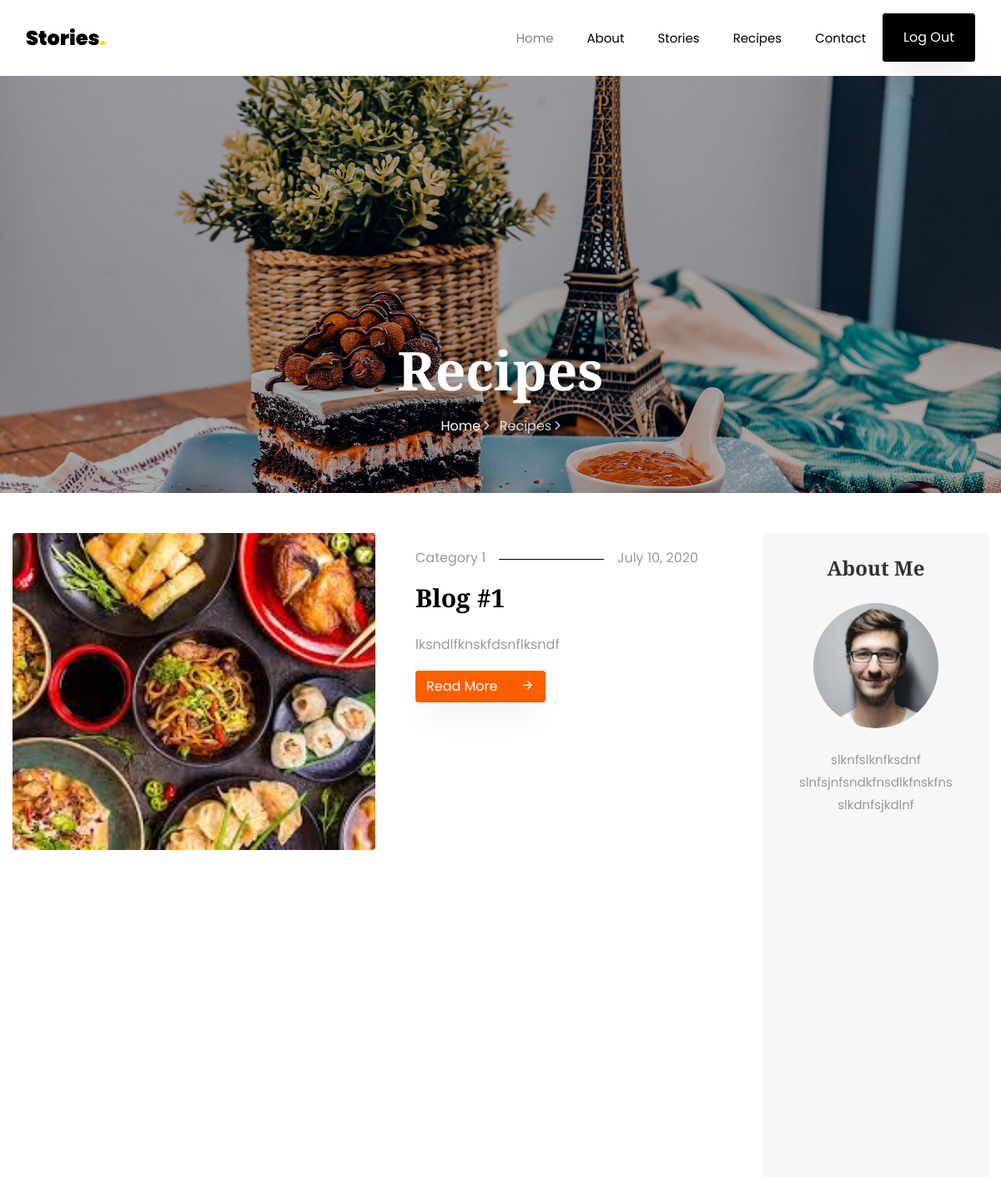
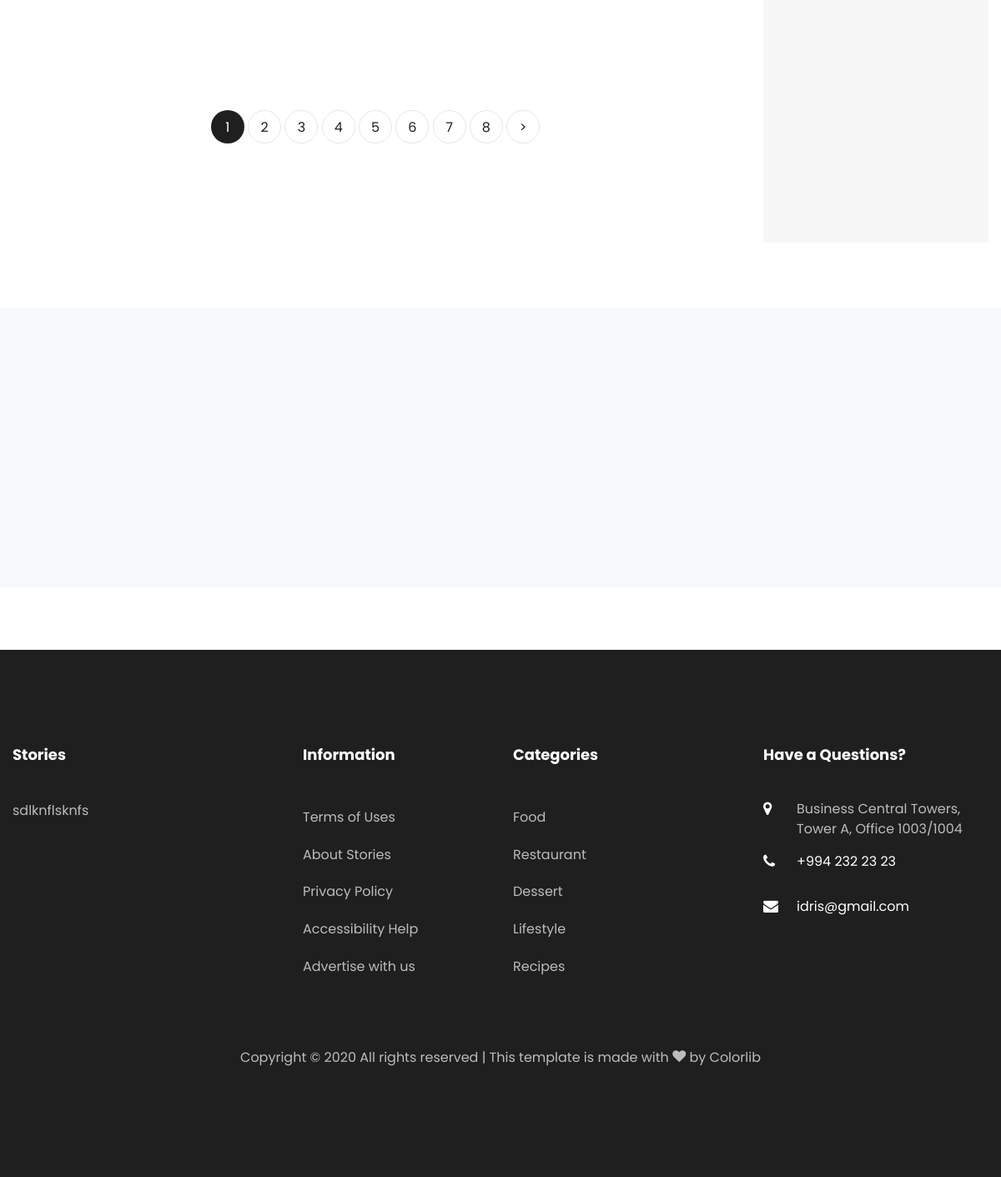
Page /recipes/ (signed in) on the committed database (2 pictures, top to bottom).
### stories/models.py (models this page shows, shortened)
class Recipe(models.Model):
    tags = models.ManyToManyField(Tag, related_name='recipes')
    category = models.ForeignKey(Category, on_delete=models.CASCADE)
    author = models.ForeignKey(User, on_delete=models.CASCADE)
    title = models.CharField(max_length=255)
    image = models.ImageField(upload_to='recipes/')
    short_description = models.TextField(max_length=1000, help_text="bu reseptler siyahisinda cixacaq metindir")
    long_description = RichTextField(null=True, blank=True)
    min_read_time = models.PositiveIntegerField("Min read time", editable=False)
    is_published = models.BooleanField(default=True)
    created_at = models.DateTimeField(auto_now_add=True)
    updated_at = models.DateTimeField(auto_now=True)
    class Meta:
        db_table = "recipes"
        verbose_name = "Resept"
        verbose_name_plural = "Reseptlər"
        ordering = 'created_at',

class Category(models.Model):
    title = models.CharField('Title', max_length=50)
    image = models.ImageField('Şəkil', upload_to="categories/")
    created_at = models.DateTimeField(auto_now_add=True)
    updated_at = models.DateTimeField(auto_now=True)
    class Meta:
        verbose_name = 'Kateqoriya'
        verbose_name_plural = 'Kateqoriyalar'

class About(models.Model):
    title = models.CharField('Title', max_length=50)
    phone_number = models.CharField('Phone Number', max_length=20)
    location = models.CharField('Location', max_length=50)
    email = models.EmailField('Email', max_length=30)
    description = models.TextField('Description')
    daily_visitors = models.PositiveIntegerField('Daile Visitors',)
    facebook_page_url = models.URLField('Facebook page url')
    instagram_page_url = models.URLField('Instagram page url')
    twitter_page_url = models.URLField('Twitter page url')
    class Meta:
        verbose_name = 'About Site Information'
        verbose_name_plural = 'About Site Informations'

### accounts/models.py (models this page shows, shortened)
class User(AbstractUser):
    image = models.ImageField('Image', upload_to='user_images', null=True, blank=True)
    bio = models.TextField('Bio', null=True, blank=True)

### stories/views.py (the view)
# urls.py: path('recipes/', RecipeList.as_view(), name="recipes"),
class RecipeList(ListView):
    model = Recipe
    template_name = 'recipes.html'
    context_object_name = 'recipes'
    paginate_by = 2

### stories/templatetags/custom_tags.py (called while the page is built)
@register.simple_tag
def get_about_info():
    return About.objects.last()

@register.simple_tag
def get_subscriber_form():
    return SubscriberForm()

### stories/templates/recipes.html (shortened to what this page needs)
{% extends 'base.html' %}
{% load static %}
{% block content %}
<section class="hero-wrap hero-wrap-2" style="background-image: url({% static 'images/bg_4.jpg' %});">
    <div class="overlay"></div>
    <div class="container">
        <div class="row no-gutters slider-text align-items-end justify-content-center">
            <div class="col-md-9 ftco-animate pb-5 text-center">
                <h1 class="mb-3 bread">Recipes</h1>
                <p class="breadcrumbs"><span class="mr-2"><a href="index.html">Home <i
                        class="ion-ios-arrow-forward"></i></a></span> <span>Recipes <i
                        class="ion-ios-arrow-forward"></i></span></p>
            </div>
        </div>
    </div>
</section>
<section class="ftco-section">
    <div class="container">
        <div class="row">
            <div class="col-lg-9">
                <div class="row">
                    {% for recipe in recipes %}
                    <div class="col-md-6 col-lg-12 ftco-animate">
                        <div class="blog-entry d-lg-flex">
                            <div class="half">
                                <a href="{% url 'recipe-detail' recipe.id %}" class="img d-flex align-items-end"
                                   style="background-image: url('{{ recipe.image.url }}');">
                                </a>
                            </div>
                            <div class="text px-md-4 px-lg-5 half pt-3">
                                <p class="meta d-flex"><span class="pr-3">{{ recipe.category.title }}</span><span class="ml-auto pl-3">{{recipe.created_at|date:"F d, Y"}}</span>
                                </p>
                                <h3><a href="{% url 'recipe-detail' recipe.id %}">{{ recipe.title }}</a></h3>
                                <p>{{ recipe.short_description }}
                                </p>
                                <p class="mb-0"><a href="{% url 'recipe-detail' recipe.id %}" class="btn btn-primary">Read More <span
                                        class="icon-arrow_forward ml-4"></span></a></p>
                            </div>
                        </div>
                    </div>
                    {% endfor %}
                </div>
                <div class="row mt-5">
                    <div class="col text-center">
                        <div class="block-27">
                            <ul>
                                {% for i in page_obj.paginator.page_range %}
                                    {% if i == page_obj.number %}
                                        <li class="active"><span>{{i}}</span></li>
                                    {% else %}
                                        <li><a href="?page={{i}}">{{i}}</a></li>
                                    {% endif %}
                                {% endfor %}
                                {% if page_obj.has_next %}
                                    <li><a href="?page={{ page_obj.next_page_number }}">&gt;</a></li>
                                {% endif %}
                            </ul>
                        </div>
                    </div>
                </div>
            </div>
            <div class="col-lg-3">
                <div class="sidebar-wrap">
                    {% if request.user.is_authenticated %}
                        {% include 'includes/user_bio.html' %}
                    {% endif %}
                </div>
            </div>
        </div>
    </div>
</section>
{% endblock %}

### stories/templates/includes/user_bio.html
{% load static %}
<div class="sidebar-box p-4 about text-center ftco-animate">
    <h2 class="heading mb-4">About Me</h2>
    <img src="{{request.user.image.url}}" class="img-fluid" alt="Colorlib Template">
    <div class="text pt-4">
        <p>{{request.user.bio}}</p>
    </div>
</div>

### stories/templates/includes/footer.html (shortened to what this page needs)
{% load custom_tags %}
{% get_about_info as about_info %}
<footer class="ftco-footer ftco-footer-2 ftco-section">
    <div class="container">
        <div class="row mb-5">
            <div class="col-md">
                <div class="ftco-footer-widget mb-4">
                    <h2 class="ftco-heading-2">Stories</h2>
                    <p>{{about_info.description}}</p>
                    <ul class="ftco-footer-social list-unstyled float-md-left float-lft mt-5">
                    </ul>
                </div>
            </div>
            <div class="col-md">
                <div class="ftco-footer-widget mb-4 ml-md-5">
                    <h2 class="ftco-heading-2">Information</h2>
                    <ul class="list-unstyled">
                        <li><a href="#" class="py-2 d-block">Terms of Uses</a></li>
                        <li><a href="#" class="py-2 d-block">About Stories</a></li>
                        <li><a href="#" class="py-2 d-block">Privacy Policy</a></li>
                        <li><a href="#" class="py-2 d-block">Accessibility Help</a></li>
                        <li><a href="#" class="py-2 d-block">Advertise with us</a></li>
                    </ul>
                </div>
            </div>
            <div class="col-md">
                <div class="ftco-footer-widget mb-4">
                    <h2 class="ftco-heading-2">Categories</h2>
                    <ul class="list-unstyled">
                        <li><a href="#" class="py-2 d-block">Food</a></li>
                        <li><a href="#" class="py-2 d-block">Restaurant</a></li>
                        <li><a href="#" class="py-2 d-block">Dessert</a></li>
                        <li><a href="#" class="py-2 d-block">Lifestyle</a></li>
                        <li><a href="#" class="py-2 d-block">Recipes</a></li>
                    </ul>
                </div>
            </div>
            <div class="col-md">
                <div class="ftco-footer-widget mb-4">
                    <h2 class="ftco-heading-2">Have a Questions?</h2>
                    <div class="block-23 mb-3">
                        <ul>
                            <li><span class="icon icon-map-marker"></span><span class="text">{{about_info.location}}</span>
                            </li>
                            <li><a href="#"><span class="icon icon-phone"></span><span
                                class="text">{{about_info.phone_number}}</span></a></li>
                            <li><a href="#"><span class="icon icon-envelope"></span><span class="text">{{about_info.email}}</span></a>
                            </li>
                        </ul>
                    </div>
                </div>
            </div>
        </div>
        <div class="row">
            <div class="col-md-12 text-center">
                <p>
                    Copyright &copy;
                    All rights reserved | This template is made with <i class="icon-heart color-danger" aria-hidden="true"></i> by <a href="https://colorlib.com" target="_blank">Colorlib</a>
                </p>
            </div>
        </div>
    </div>
</footer>

### static/css/icomoon.css (style rules this page uses)
[class^="icon-"], [class*=" icon-"] { font-family: 'icomoon' !important; speak: none; font-style: normal; font-weight: normal; font-variant: normal; text-transform: none; line-height: 1; -webkit-font-smoothing: antialiased; -moz-osx-font-smoothing: grayscale; }
.icon-heart:before { content: "\f004"; }
.icon-map-marker:before { content: "\f041"; }
.icon-phone:before { content: "\f095"; }
.icon-envelope:before { content: "\f0e0"; }
.icon-arrow_forward:before { content: "\e5c8"; }

### stories/templates/base.html (style rules this page uses)
html { scroll-behavior: smooth; }

### rows in the picture
Recipe: image (picture), category "Category 1", created_at "July 10, 2020", title "Blog #1", short_description "lksndlfknskfdsnflksndf"
User: user.image (picture), user.bio "slknfslknfksdnf slnfsjnfsndkfnsdlkfnskfns slkdnfsjkdlnf"
About: description "sdlknflsknfs", location "Business Central Towers, Tower A, Office 1003/1004", phone_number "+994 232 23 23", email "idris@gmail.com"

### other values in the picture
{{ i }} "1"
{{ i }} "2" "3" "4" "5" "6" "7" "8"
